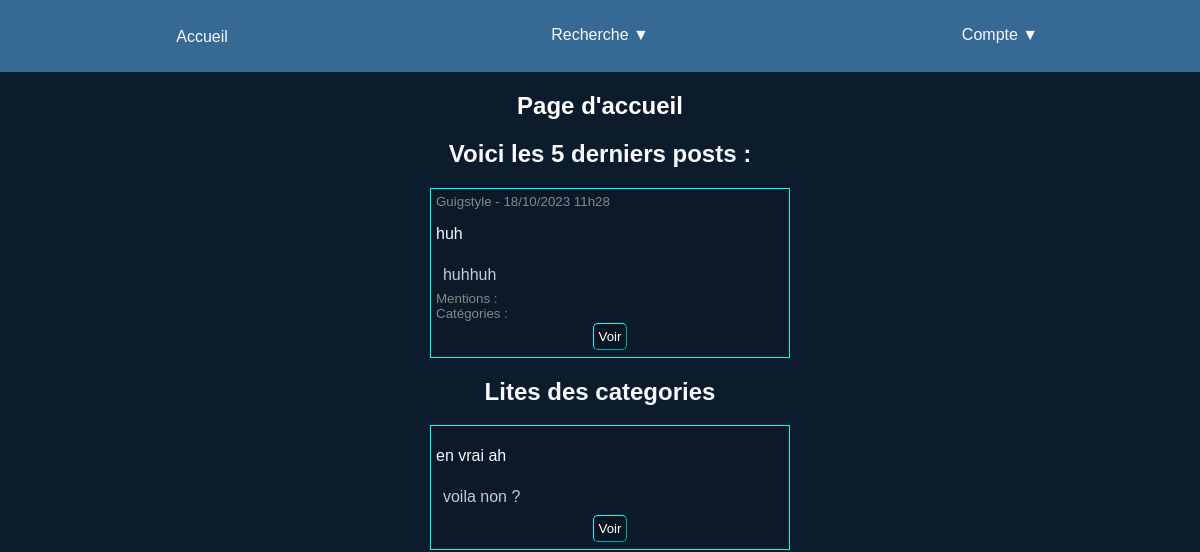
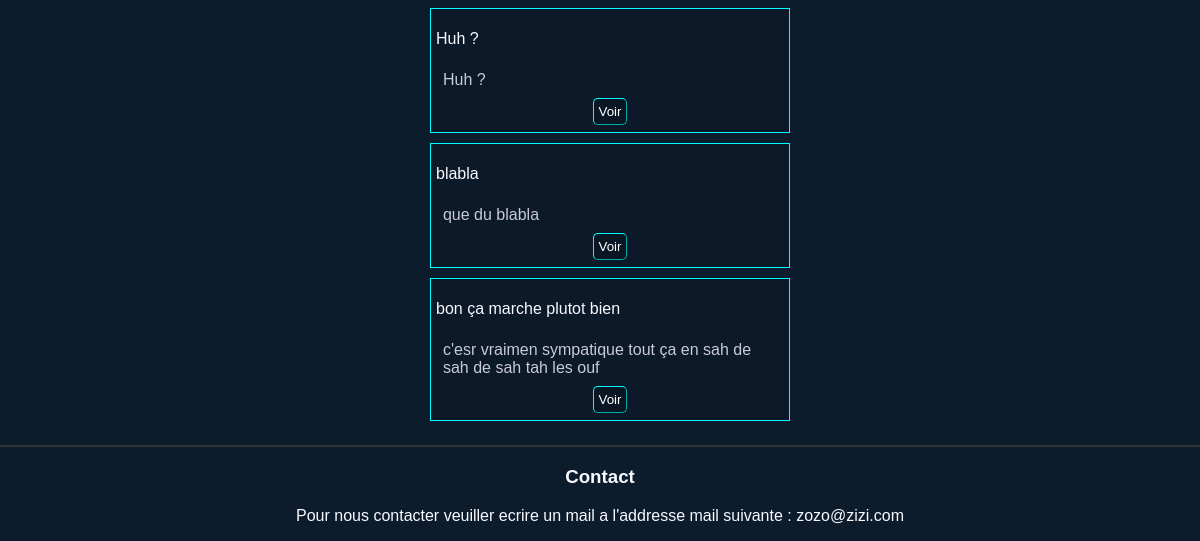
/, run on an earlier commit of the app's database (2 pictures, top to bottom).
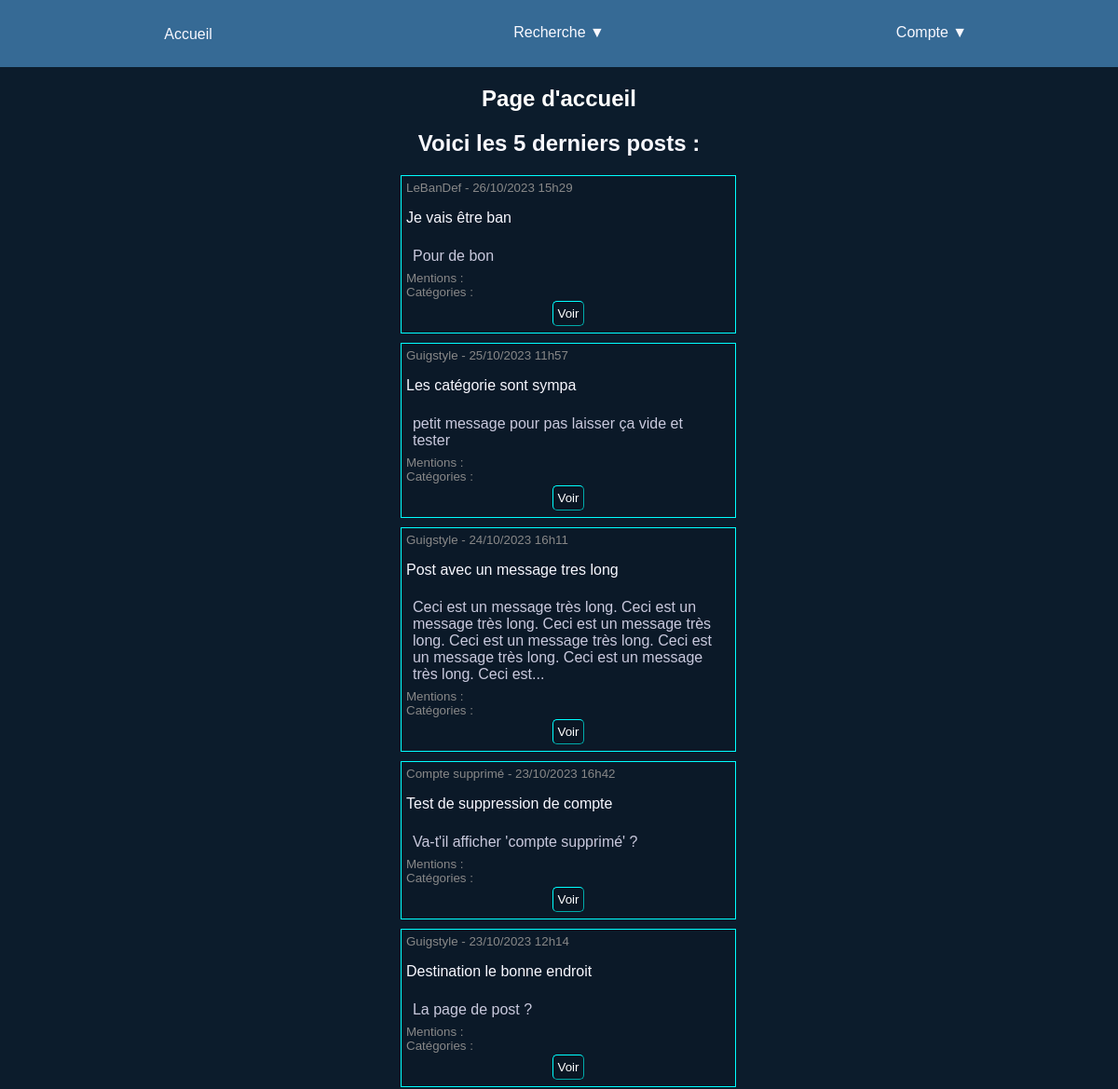
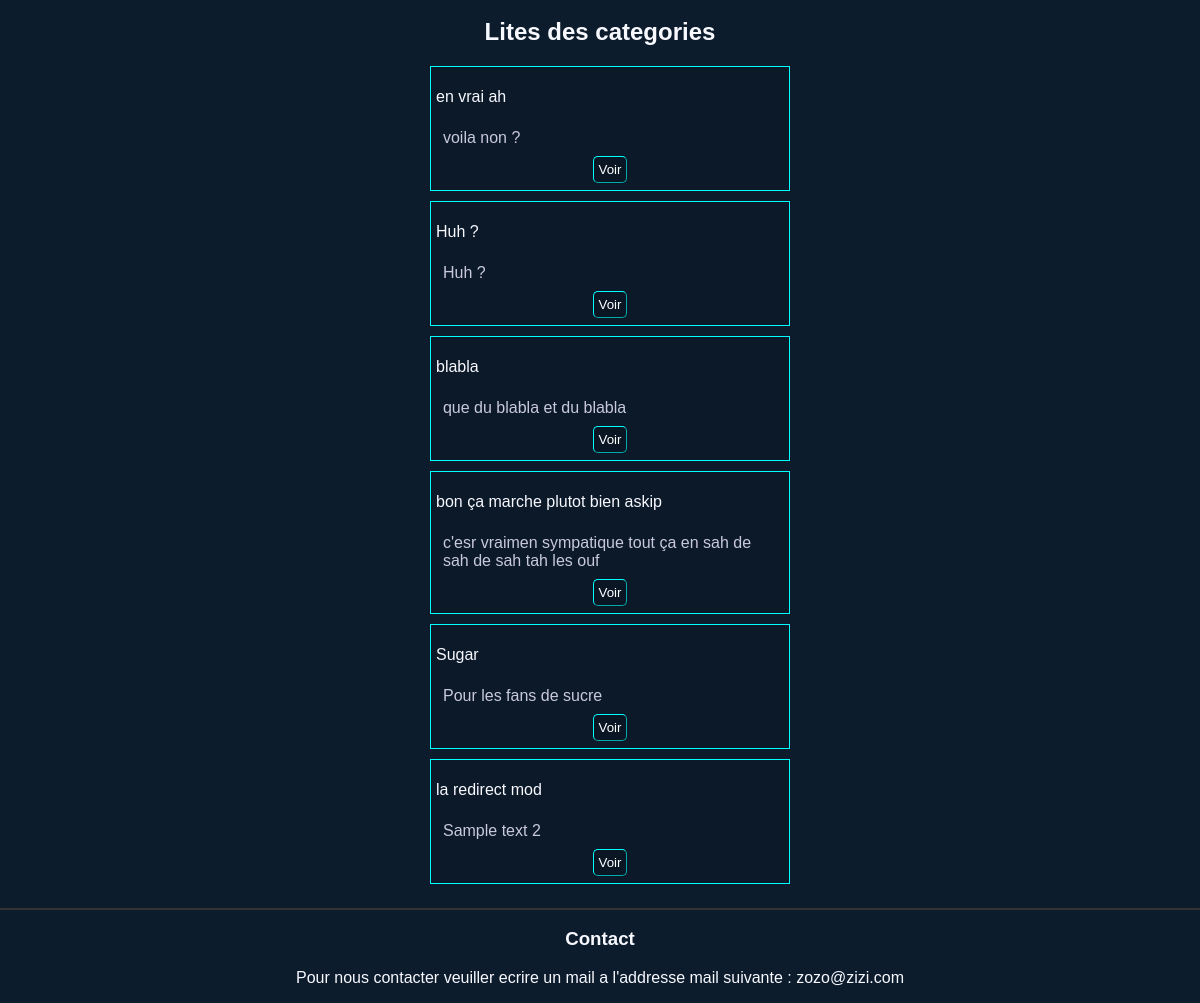
And on a later commit of the database (2 pictures, top to bottom).
### tables this page shows
CREATE TABLE `TICKET` (
  `idticket` int(11) NOT NULL,
  `title` varchar(100) DEFAULT NULL,
  `message` varchar(3000) DEFAULT NULL,
  `date` datetime DEFAULT NULL,
  `username` varchar(100) DEFAULT NULL
);

CREATE TABLE `USER` (
  `username` varchar(100) NOT NULL,
  `mail` varchar(255) NOT NULL,
  `password` varchar(255) NOT NULL,
  `frontname` varchar(255) DEFAULT NULL,
  `firstconnection` datetime DEFAULT NULL,
  `lastconnection` datetime DEFAULT NULL,
  `administrator` tinyint(1) NOT NULL DEFAULT '0',
  `deactivated` tinyint(1) NOT NULL DEFAULT '0'
);

CREATE TABLE `CATEGORY` (
  `idcategory` int(11) NOT NULL,
  `name` varchar(50) NOT NULL,
  `description` varchar(2000) DEFAULT NULL
);

### module/controller/HomepageController.php (called while the page is built)
<?php
require_once __DIR__ . '/../view/Homepage.php';
require_once __DIR__ . '/../model/TicketModel.php';
class HomepageController
{
    public function execute(): void
    {
        (new Homepage())->show(TicketModel::getFiveLast());
    }
}

### module/model/TicketModel.php (called while the page is built, shortened)
<?php
class TicketModel
{
    private $title;
    private $message;
    private $date;
    private $username;
    private $important;
    public function __construct()
    {
        $arguments = func_get_args();
        $numberOfArguments = func_num_args();
        $constructor = method_exists(
            $this,
            $fn = "__construct" . $numberOfArguments
        );
        if ($constructor) {
            call_user_func_array([$this, $fn], $arguments);
        }
    }
    public function __construct1($id)
    {
        $pdo = DatabaseConnection::connect();
        $query = $pdo->prepare('SELECT * FROM TICKET WHERE idticket = :idticket');
        $query->bindValue(':idticket', $id);
        $query->execute();
        $result = $query->fetch(PDO::FETCH_ASSOC);
        $this->title = $result['title'];
        $this->message = $result['message'];
        $this->date = $result['date'];
        $this->username = $result['username'];
        $this->important = $result['important'];
    }
    public function getFrontnameByUsername(): string
    {
        if (!isset($this->username)) {
            return 'Compte supprimé';
        }
        $user = new UserModel($this->username);
        return $user->getFrontname();
    }
    public function getTitle()
    {
        return $this->title;
    }
    public function getMessage()
    {
        return $this->message;
    }
    public function getImportant()
    {
        return $this->important;
    }
    public function getDate()
    {
        return $this->date;
    }
    public static function getFiveLast(): array
    {
        $pdo = DatabaseConnection::connect();
        $query = $pdo->prepare('SELECT * FROM TICKET ORDER BY date DESC LIMIT 5');
        $query->execute();
        $fiveLast = array();
        while ($ticket = $query->fetch(PDO::FETCH_ASSOC)) {
            $fiveLast[] = (new TicketModel($ticket['idticket']));
        }
        return $fiveLast;
    }
}

### module/model/UserModel.php (called while the page is built, shortened)
<?php
class UserModel
{
    private $frontname;
    public function __construct()
    {
        $arguments = func_get_args();
        $numberOfArguments = func_num_args();
        $constructor = method_exists(
            $this,
            $fn = "__construct" . $numberOfArguments
        );
        if ($constructor) {
            call_user_func_array([$this, $fn], $arguments);
        }
    }
    public function __construct1($usernameOrMail)
    {
        $this->constructUserByUsername($usernameOrMail);
    }
    public function constructUserByUsername($usernameOrMail): void
    {
        $query = self::selectUsernameOrMail($usernameOrMail);
        if (!$query->execute()) {
            throw new Exception('Non valid query');
        } else {
            $result = $query->fetch(PDO::FETCH_ASSOC);
            $this->frontname = $result['frontname'];
        }
    }
    public function getFrontname(): string
    {
        return $this->frontname;
    }
    public static function selectUsernameOrMail($usernameOrMail)
    {
        $pdo = DatabaseConnection::connect();
        $query = $pdo->prepare('SELECT * FROM USER WHERE UPPER(username) = UPPER(:value) OR UPPER(mail) = UPPER(:value)');
        $query->bindValue(':value', $usernameOrMail);
        return $query;
    }
}

### module/model/CategoryModel.php (called while the page is built, shortened)
<?php
require_once __DIR__ . '/TicketModel.php';
class CategoryModel
{
    private $name;
    private $description;
    public function __construct()
    {
        $arguments = func_get_args();
        $numberOfArguments = func_num_args();
        $constructor = method_exists(
            $this,
            $fn = "__construct" . $numberOfArguments
        );
        if ($constructor) {
            call_user_func_array([$this, $fn], $arguments);
        }
    }
    public function __construct1($idCategory)
    {
        $pdo = DatabaseConnection::connect();
        $query = $pdo->prepare('SELECT * FROM CATEGORY WHERE idcategory = :idcategory');
        $query->bindValue(':idcategory', $idCategory);
        $query->execute();
        $result = $query->fetch(PDO::FETCH_ASSOC);
        $this->name = $result['name'];
        $this->description = $result['description'];
    }
    public function getName(): string
    {
        return $this->name;
    }
    public function getDescription(): string
    {
        return $this->description;
    }
    public static function getAllcategories(): array
    {
        $pdo = DatabaseConnection::connect();
        $query = $pdo->prepare('SELECT * FROM CATEGORY');
        $query->execute();
        $categories = array();
        while ($category = $query->fetch(PDO::FETCH_ASSOC)) {
            $categories[] = (new CategoryModel($category['idcategory']));
        }
        return $categories;
    }
}

### module/view/PostItemsLayout.php (the view, shortened to what this page needs)
<?php
class PostItemsLayout
{
    public function ticket($ticket, $limit = 0): string
    {
        $id = $ticket->getIdTicket();
        $title = $ticket->getTitle();
        $date = date('d/m/Y H\hi', strtotime($ticket->getDate()));
        $frontname = $ticket->getFrontnameByUsername();
        $important = $ticket->getImportant();
        if ($limit > 0 and strlen($ticket->getMessage()) > $limit) {
            $message = substr($ticket->getMessage(), 0, $limit) . '...';
        } else {
            $message = $ticket->getMessage();
        }
        $requestCategories = $ticket->getCategories();
        $categories = '<ul class="added">';
        if (isset($requestCategories)) {
            foreach ($requestCategories as $category) {
                $categories .= '<li>' . $category->getName() . '</li>';
            }
        }
        $categories .= '</ul>';
        $mentions = '<ul class="added">';
        $mentions .= '</ul>';
        if ($important) {
            $content = '<li class="important postItems">';
        } else {
            $content = '<li class="postItems">';
        }
        $content .=
            '<small>' . $frontname . ' - ' . $date . '</small>
<p class="ticketTitle">' . $title . '</p>
<p class="message">' . $message . '</p>
<small class="listName">Mentions :</small>
            ' . $mentions . '
<small class="listName">Catégories :</small>
            ' . $categories . '
                <form method="post" action="index.php">
    <button type="submit" name="action" value="showTicket">Voir</button>
    <input type="hidden" name="idticket" value="' . $id . '">';
        $content .= '</form>
</li>';
        return $content;
    }
    public function category($category, $limit = 0): string
    {
        $id = $category->getIdCategory();
        $name = $category->getName();
        if ($limit > 0 and strlen($category->getDescription()) > $limit) {
            $description = substr($category->getDescription(), 0, $limit) . '...';
        } else {
            $description = $category->getDescription();
        }
        $content = '
            <li class="postItems">
                <p class="ticketTitle">' . $name . '</p>
                <p class="message">' . $description . '</p>
                    <form method="post" action="index.php">
                        <input type="hidden" name="idcategory" value="' . $id . '">
                        <button type="submit" name="action" value="showCategory">Voir</button>';
        $content .= '</form>
</li>';
        return $content;
    }
}

### index.php (shortened to what this page needs)
<?php
require_once 'module/controller/HomepageController.php';
try {
    if (isset($_POST['action'])) {
        $action = $_POST['action'];
        if ($action === 'login' or
            $action === 'toLogin') {
            (new LoginController())->execute();
        }
        if ($action === 'toRegister' or
            $action === 'register') {
            (new RegisterController())->execute();
        }
        if ($action === 'createCategory' or
            $action === 'toCreateCategory' or
            $action === 'toSearchCategory' or
            $action === 'deleteCategory' or
            $action === 'toModifyCategory' or
            $action === 'modifyCategory' or
            $action === 'showCategory') {
            (new CategoryController())->execute();
        }
        if ($action === 'toAdminPage') {
            (new AdminPageController())->execute();
        }
        if ($action === 'toSearchUser' or
            $action === 'deleteUser' or
            $action === 'changeAccountState' or
            $action === 'changeAdminState') {
            (new UserStateController())->execute();
        }
        if ($action === 'logout') {
            (new LogoutController())->execute();
        }
        if ($action === 'toPost' or
            $action === 'post' or
            $action === 'showTicket' or
            $action === 'toModifyTicket' or
            $action === 'modifyTicket' or
            $action === 'deleteTicket' or
            $action === 'toSearchTicket') {
            (new PostController())->execute();
        }
        if ($action === 'comment' or
            $action === 'modifyComment' or
            $action === 'deleteComment' or
            $action === 'toSearchComment' or
            $action === 'showComment' or
            $action === 'makeImportant') {
            (new CommentController())->execute();
        }
        if ($action === 'toSearch') {
            (new SearchController())->execute();
        }
        if ($action === 'toAccountPage' or
            $action === 'changeInformations' or
            $action === 'changePassword') {
            (new AccountPageController())->execute();
        }
        if ($action === 'toForgotPassword' or
            $action === 'forgotPassword') {
            (new ForgotPasswordController())->execute();
        }
        if ($action === 'toMentionPage') {
            (new MentionPageController())->execute();
        }
    } else {
        (new HomepageController())->execute();
    }
} catch (Exception $exception) {
    echo $exception->getMessage();
}

### module/view/Homepage.php (shortened to what this page needs)
<?php
require_once 'Layout.php';
require_once 'PostItemsLayout.php';
class Homepage
{
    public function setContent($fiveLast): string
    {
        $content = <<<HTML
    <section>
    <h2>Voici les 5 derniers posts :</h2>
    <ul>
HTML;
        foreach ($fiveLast as $ticket) {
            $content .= (new PostItemsLayout())->ticket($ticket,200);
        }
        $content .= <<<HTML
    </ul>
</section>
<section>
    <h2>Lites des categories</h2>
    <ul>
HTML;
        $categories = CategoryModel::getAllcategories();
        foreach ($categories as $category) {
            $content .= (new PostItemsLayout())->category($category,200);
        }
        $content .= <<<HTML
    </section>
HTML;
        return $content;
    }
    public function show($fiveLast): void
    {
        (new Layout('Page d\'accueil', $this->setContent($fiveLast)))->show();
    }
}

### module/view/Layout.php (shortened to what this page needs)
<?php
class Layout
{
    private $title;
    private $content;
    public function __construct(string $title, string $content)
    {
        $this->content = $content;
        $this->title = $title;
    }
    public function show(): void
    {
        ?>
        <!DOCTYPE html>
        <html lang="fr">
        <head>
            <link rel="stylesheet" type="text/css" href="_assets/styles/style.css">
        </head>
        <body>
        <form class="nav" method="post" action="index.php">
            <ul class="ul-nav">
                <li>
                    <button class="accueil">Accueil</button>
                </li>
                <li class="deroulant"><a href="#">Recherche ▼</a>
                </li>
                <?php if (isset($_SESSION['suid'])) {
                    echo '<li><button type="submit" name="action" value="logout">Logout</button></li>';
                    if ($_SESSION['user']->getDeactivated() === 0) {
                        echo '<li><button type="submit" name="action" value="toPost">Poster</button></li>';
                    }
                    echo '<li><button type="submit" name="action" value="toAccountPage">Mon Profil</button></li>';
                    echo '<li><button type="submit" name="action" value="toMentionPage">Mes mentions</button></li>';
                    if ($_SESSION['user']->getAdministrator() and $_SESSION['user']->getDeactivated() === 0) {
                        echo '<li><button type="submit" name="action" value="toAdminPage">Admin</button></li>';
                    }
                } else { ?>
                    <li class="deroulant"><a href="#">Compte ▼</a>
                    </li> <?php } ?>
            </ul>
        </form>
        <section class="pageContainer">
        <h1><?= $this->title; ?></h1>
        <?= $this->content; ?>
        </section>
        <footer>
            <hr/>
            <h3>Contact</h3>
            <p>Pour nous contacter veuiller ecrire un mail a l'addresse mail suivante : zozo@zizi.com</p>
        </footer>
        </body>
        </html>
        <?php
    }
}

### _assets/styles/style.css (style rules this page uses)
body { background: #0c1c2c; display: flex; justify-content: center; align-items: center; margin: 0; font-family: Arial sans-serif; color: ghostwhite; flex-direction: column; }
* { font-family: sans-serif; box-sizing: border-box; }
form.nav { width: 100%; height: 72px; margin: 0 auto; background-color: #366a95; position: sticky; top: 0; }
form.nav ul.ul-nav { display: flex; justify-content: space-evenly; align-content: center; list-style-type: none; padding-left: 0; }
form.nav ul li { float: left; width: 100%; list-style-type: none; text-align: center; position: relative; }
form.nav button { text-decoration: none; color: ghostwhite; background-color: #366a95; width: 100%; font-size: 16px; border-radius: 0; border: none; border-bottom: 2px solid transparent; padding: 10px 0; }
form.nav a { display: block; text-decoration: none; color: ghostwhite; border-bottom: 2px solid transparent; padding: 10px 0; }
.postItems { width: 100%; display: flex; flex-direction: column; border-color: cyan; border-style: solid; border-width: 0.1rem; background-color: RGBa(0, 0, 0, 0.1); margin: 10px; padding: 5px; }
.postItems form { display: flex; justify-content: space-evenly; }
.postItems p { word-wrap: break-word; white-space: pre-wrap; word-break: break-word; }
.message { margin: 0; padding: 2%; color: #c9c9dd; }
.listName { display: block; }
small { color: #888888; }
button { background: RGBa(0,0,0,0.1); border-color: cyan; padding: 5px; margin: 2px; color: #fff; border-width: 0.1rem; border-radius: 5px; }
h2 { text-align: center; font-size: 24px; }
h1 { text-align: center; color: #fff; }
footer { position: static; bottom: 0; width: 100%; height: auto; text-align: center; }
hr { border: none; border-top: 2px solid #333; color: #333; overflow: visible; text-align: center; height: 2px; }
.pageContainer { width: 30%; }
.pageContainer section ul { padding: 0; }

What changed in the data, as far as the page shows it:
removed ticket: username.frontname "Guigstyle", date "18/10/2023 11h28", title "huh", message "huhhuh"
added ticket: username.frontname "LeBanDef", date "26/10/2023 15h29", title "Je vais être ban", message "Pour de bon"
added ticket: username.frontname "Guigstyle", date "25/10/2023 11h57", title "Les catégorie sont sympa", message "petit message pour pas laisser ça vide et tester"
added ticket: username.frontname "Guigstyle", date "24/10/2023 16h11", title "Post avec un message tres long", message "Ceci est un message très long. Ceci est un message très long. Ceci est un message très long. Ceci est un message très long. Ceci est un message très long. Ceci est un message très long. Ceci est..."
added ticket: date "23/10/2023 16h42", title "Test de suppression de compte", message "Va-t'il afficher 'compte supprimé' ?"
added ticket: username.frontname "Guigstyle", date "23/10/2023 12h14", title "Destination le bonne endroit", message "La page de post ?"
changed category "blabla": description "que du blabla" → "que du blabla et du blabla"
changed category "c'esr vraimen sympatique tout ça en sah de sah de sah tah les ouf": name "bon ça marche plutot bien" → "bon ça marche plutot bien askip"
added category: name "Sugar", description "Pour les fans de sucre"
added category: name "la redirect mod", description "Sample text 2"
